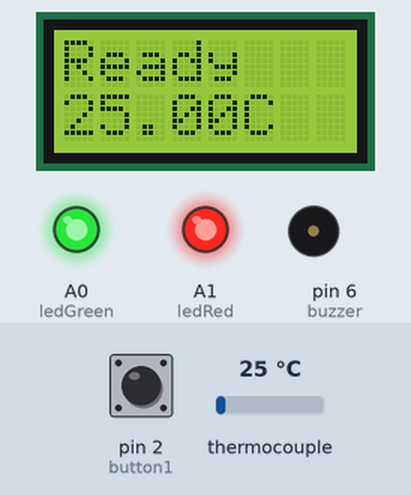
This sketch was run on a simulated Arduino Uno, built with avr-gcc and run on an emulated ATmega328P. Shown: 8×2 character LCD, output pins drawn as LEDs (lit = HIGH), buzzer (waves = sounding, pin HIGH). Dashed ring = blinking. The test bench sets the inputs (shaded band); at power-on: pin 2 (button1) HIGH, thermocouple 25 °C. Pins used as bus, display or sensor lines are not drawn; what the sketch prints to the serial monitor is not drawn.

Above: at 3.7 s.
3.8 s: pin 2 (button1) pulled LOW for 0.15 s
At 6.3 s:
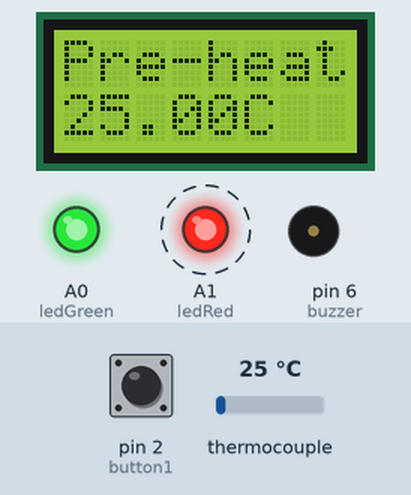
8.0 s: thermocouple set to 144 °C
At 8.9 s:
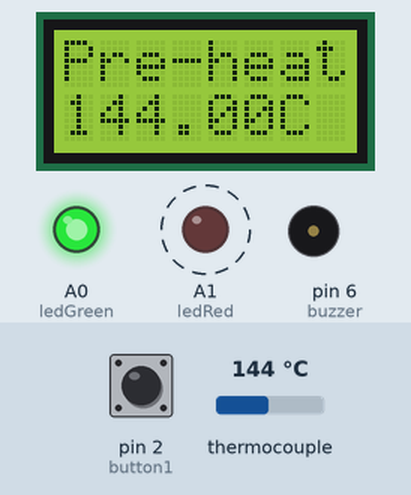
11.0 s: thermocouple set to 155 °C
At 13.8 s:
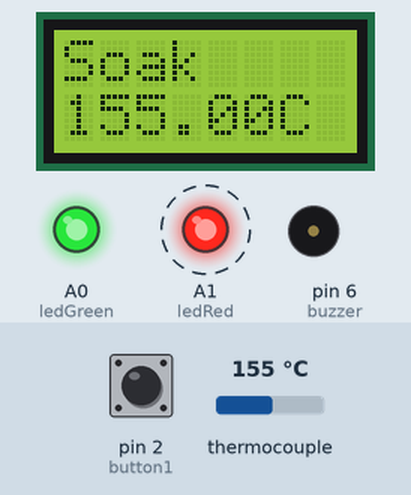
15.0 s: pin 2 (button1) pulled LOW for 1 s
At 17.2 s:
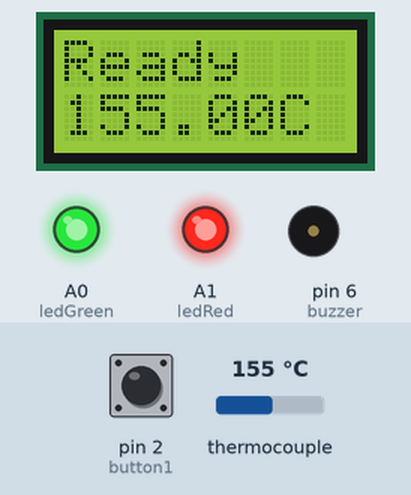
18.0 s: thermocouple set to 6 °C
At 20.0 s:
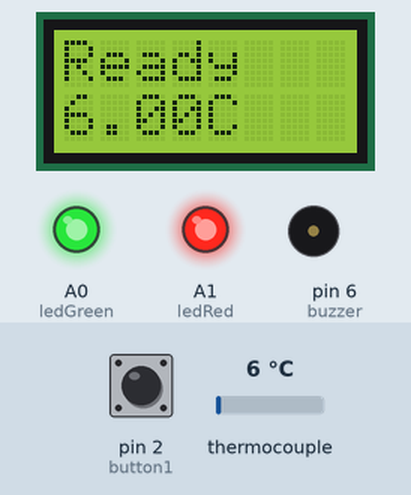
Timing chart, 0 to 21.0 s (numbered marks = the images above; inputs shaded):
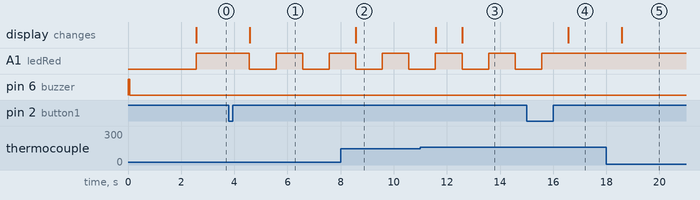

The sketch:

Oven_Control.ino
```cpp
#include <LiquidCrystal.h>
#include <max6675.h>
#include <PID_v1.h>

// ***** TYPE DEFINITIONS *****
typedef enum REFLOW_STATE{
    REFLOW_STATE_IDLE,
    REFLOW_STATE_PREHEAT,
    REFLOW_STATE_SOAK,
    REFLOW_STATE_REFLOW,
    REFLOW_STATE_COOL,
    REFLOW_STATE_COMPLETE,
    REFLOW_STATE_ERROR
} reflowState_t;

typedef enum REFLOW_STATUS{
    REFLOW_STATUS_OFF,
    REFLOW_STATUS_ON
} reflowStatus_t;

typedef enum DEBOUNCE_STATE{
    DEBOUNCE_STATE_IDLE,
    DEBOUNCE_STATE_CHECK,
    DEBOUNCE_STATE_RELEASE
} debounceState_t;

// ***** CONSTANTS *****
#define TEMPERATURE_ROOM 50
#define TEMPERATURE_SOAK_MIN 150
#define TEMPERATURE_SOAK_MAX 200
#define TEMPERATURE_REFLOW_MAX 250
#define TEMPERATURE_COOL_MIN 100
#define SENSOR_SAMPLING_TIME 1000
#define SOAK_TEMPERATURE_STEP 5
#define SOAK_MICRO_PERIOD 9000
#define DEBOUNCE_PERIOD_MIN 50
#define THERMOCOUPLE_DISCONNECTED 10000

// ***** PID PARAMETERS *****
// ***** PRE-HEAT STAGE *****
#define PID_KP_PREHEAT 300
#define PID_KI_PREHEAT 0.05
#define PID_KD_PREHEAT 400

// ***** SOAKING STAGE *****
#define PID_KP_SOAK 300
#define PID_KI_SOAK 0.05
#define PID_KD_SOAK 250

// ***** REFLOW STAGE *****
#define PID_KP_REFLOW 300
#define PID_KI_REFLOW 0.05
#define PID_KD_REFLOW 350
#define PID_SAMPLE_TIME 1000

// ***** LCD MESSAGES *****
const char* lcdMessagesReflowStatus[] = {
    "Ready",
    "Pre-heat",
    "Soak",
    "Reflow",
    "Cool",
    "Complete",
    "Error"
};

// ***** DEGREE SYMBOL FOR LCD *****
unsigned char degree[8]  = {140,146,146,140,128,128,128,128};

// ***** PIN ASSIGNMENT *****
int ssr = 5;
int thermocoupleSO = A5;
int thermocoupleCS = A4;
int thermocoupleCLK = A3;
int lcdRs = 7;
int lcdE = 8;
int lcdD4 = 9;
int lcdD5 = 10;
int lcdD6 = 11;
int lcdD7 = 12;
int ledRed = A1;
int ledGreen = A0;
int buzzer = 6;
int button1 = 2;
int button2 = 3;

// ***** PID CONTROL VARIABLES *****
double setpoint;
double input;
double output;
double kp = PID_KP_PREHEAT;
double ki = PID_KI_PREHEAT;
double kd = PID_KD_PREHEAT;
int windowSize;
unsigned long windowStartTime;
unsigned long nextCheck;
unsigned long nextRead;
unsigned long timerSoak;
unsigned long buzzerPeriod;

reflowState_t reflowState;															// Reflow oven controller state machine state variable
reflowStatus_t reflowStatus;														// Reflow oven controller status
debounceState_t debounceState;														// Button debounce state machine state variable
long lastDebounceTime;																// Button debounce timer
boolean buttonPressStatus;															// Button press status
int timerSeconds;																	// Seconds timer

PID reflowOvenPID(&input, &output, &setpoint, kp, ki, kd, DIRECT);					// Specify PID control interface
LiquidCrystal lcd(lcdRs, lcdE, lcdD4, lcdD5, lcdD6, lcdD7);							// Specify LCD interface
MAX6675 thermocouple(thermocoupleCLK, thermocoupleCS, thermocoupleSO);				// Specify MAX6675 thermocouple interface


void setup()
{
    digitalWrite(ssr, LOW);
    pinMode(ssr, OUTPUT);															// SSR pin initialization to ensure reflow oven is off

    digitalWrite(buzzer, LOW);
    pinMode(buzzer, OUTPUT);														// Buzzer pin initialization to ensure annoying buzzer is off

    digitalWrite(ledRed, LOW);														// LED pins initialization and turn on upon start-up (active low)
    digitalWrite(ledGreen, LOW);
    pinMode(ledRed, OUTPUT);
    pinMode(ledGreen, OUTPUT);

    pinMode(button1, INPUT);														// Push button pins initialization
    pinMode(button2, INPUT);

    digitalWrite(buzzer, HIGH);														// Start-up splash
    lcd.begin(8, 2);
    lcd.createChar(0, degree);
    lcd.clear();
    lcd.print("Reflow");
    lcd.setCursor(0, 1);
    lcd.print("Oven V1");
    digitalWrite(buzzer, LOW);
    delay(2500);
    lcd.clear();

    Serial.begin(57600);															// Serial communication at 57600 bps

    digitalWrite(ledRed, HIGH);														// Turn off LED (active low)
    digitalWrite(ledGreen, HIGH);

    windowSize = 2000;																// Set window size
    nextCheck = millis();															// Initialize time keeping variable
    nextRead = millis();															// Initialize thermocouple reading varible
}

void loop()
{
    unsigned long now;																// Current time

    if (millis() > nextRead)														// Time to read thermocouple?
    {

        nextRead += SENSOR_SAMPLING_TIME;											// Read thermocouple next sampling period
        input = thermocouple.readCelsius();											// Read current temperature

        if (input == THERMOCOUPLE_DISCONNECTED)										// If thermocouple is not connected
        {
            reflowState = REFLOW_STATE_ERROR;										// Illegal operation without thermocouple
            reflowStatus = REFLOW_STATUS_OFF;
        }
    }

    if (millis() > nextCheck)
    {
        nextCheck += 1000;										       				// Check input in the next seconds

        if (reflowStatus == REFLOW_STATUS_ON)								        // If reflow process is on going
        {
            digitalWrite(ledRed, !(digitalRead(ledRed)));							// Toggle red LED as system heart beat
            timerSeconds++;															// Increase seconds timer for reflow curve analysis
            Serial.print(timerSeconds);												// Send temperature and time stamp to serial
            Serial.print(" ");
            Serial.print(setpoint);
            Serial.print(" ");
            Serial.print(input);
            Serial.print(" ");
            Serial.println(output);
        }
        else
        {
            // Turn off red LED
            digitalWrite(ledRed, HIGH);
        }

        lcd.clear();																// Clear LCD
        lcd.print(lcdMessagesReflowStatus[reflowState]);					        // Print current system state
        lcd.setCursor(0, 1);												        // Move the cursor to the 2 line

        if (reflowState == REFLOW_STATE_ERROR)								        // If currently in error state
        {
            lcd.print("No TC!");										            // No thermocouple wire connected
        }
        else
        {
            lcd.print(input);											            // Print current temperature
            lcd.print("C ");            											// Print degree Celsius symbol
        }
    }

    switch (reflowState)															// Reflow oven controller state machine
    {
        case REFLOW_STATE_IDLE:

            if (buttonPressStatus)													// If button is pressed to start reflow process
            {

                if (input <= TEMPERATURE_ROOM)										// Ensure current temperature is comparable to room temperature
                {
                    Serial.println("Time Setpoint Input Output");					// Send header for CSV file
                    timerSeconds = 0;												// Intialize seconds timer for serial debug information
                    windowStartTime = millis();										// Initialize PID control window starting time
                    setpoint = TEMPERATURE_SOAK_MIN;								// Ramp up to minimum soaking temperature
                    reflowOvenPID.SetOutputLimits(0, windowSize);					// Tell the PID to range between 0 and the full window size
                    reflowOvenPID.SetSampleTime(PID_SAMPLE_TIME);
                    reflowOvenPID.SetMode(AUTOMATIC);								// Turn the PID on
                    reflowState = REFLOW_STATE_PREHEAT;								// Proceed to preheat stage
                }
            }
            break;

        case REFLOW_STATE_PREHEAT:
            reflowStatus = REFLOW_STATUS_ON;

            if (input >= TEMPERATURE_SOAK_MIN)										// If minimum soak temperature is achieve
            {
                timerSoak = millis() + SOAK_MICRO_PERIOD;							// Chop soaking period into smaller sub-period
                reflowOvenPID.SetTunings(PID_KP_SOAK, PID_KI_SOAK, PID_KD_SOAK);	// Set less agressive PID parameters for soaking ramp
                setpoint = TEMPERATURE_SOAK_MIN + SOAK_TEMPERATURE_STEP;   			// Ramp up to first section of soaking temperature
                reflowState = REFLOW_STATE_SOAK; 									// Proceed to soaking state
            }
            break;

        case REFLOW_STATE_SOAK:

            if (millis() > timerSoak)												// If micro soak temperature is achieved
            {
                timerSoak = millis() + SOAK_MICRO_PERIOD;
                setpoint += SOAK_TEMPERATURE_STEP;									// Increment micro setpoint
                if (setpoint > TEMPERATURE_SOAK_MAX)
                {
                    // Set agressive PID parameters for reflow ramp
                    reflowOvenPID.SetTunings(PID_KP_REFLOW, PID_KI_REFLOW, PID_KD_REFLOW);
                    // Ramp up to first section of soaking temperature
                    setpoint = TEMPERATURE_REFLOW_MAX;
                    // Proceed to reflowing state
                    reflowState = REFLOW_STATE_REFLOW;
                }
            }
            break;

        case REFLOW_STATE_REFLOW:
																					// We need to avoid hovering at peak temperature for too long
																					// Crude method that works like a charm and safe for the components
            if (input >= (TEMPERATURE_REFLOW_MAX - 5))
            {
                reflowOvenPID.SetTunings(PID_KP_REFLOW, PID_KI_REFLOW, PID_KD_REFLOW);	// Set PID parameters for cooling ramp
                setpoint = TEMPERATURE_COOL_MIN;									// Ramp down to minimum cooling temperature
                reflowState = REFLOW_STATE_COOL; 									// Proceed to cooling state
            }
            break;

        case REFLOW_STATE_COOL:

            if (input <= TEMPERATURE_COOL_MIN)										// If minimum cool temperature is achieve
            {
                buzzerPeriod = millis() + 1000;										// Retrieve current time for buzzer usage
                digitalWrite(ledGreen, LOW);										// Turn on buzzer and green LED to indicate completion
                digitalWrite(buzzer, HIGH);
                reflowStatus = REFLOW_STATUS_OFF;									// Turn off reflow process
                reflowState = REFLOW_STATE_COMPLETE; 								// Proceed to reflow Completion state
            }
            break;

        case REFLOW_STATE_COMPLETE:
            if (millis() > buzzerPeriod)
            {
                digitalWrite(buzzer, LOW);											// Turn off buzzer and green LED
                digitalWrite(ledGreen, HIGH);
                reflowState = REFLOW_STATE_IDLE; 									// Reflow process ended
            }
            break;

        case REFLOW_STATE_ERROR:

            if (input == THERMOCOUPLE_DISCONNECTED)									// If thermocouple is still not connected
            {
                reflowState = REFLOW_STATE_ERROR;									// Wait until thermocouple wire is connected
            }
            else
            {
                reflowState = REFLOW_STATE_IDLE;									// Clear to perform reflow process
            }
            break;
    }

    if (buttonPressStatus == true)													// If button is pressed
    {

        if (reflowStatus == REFLOW_STATUS_ON)										// If currently reflow process is on going // Button press is for cancelling
        {
            reflowStatus = REFLOW_STATUS_OFF;										// Turn off reflow process
            reflowState = REFLOW_STATE_IDLE;										// Reinitialize state machine
        }
    }

    switch (debounceState)														    // Simple button debounce state machine (for button #1 only)
    {
        case DEBOUNCE_STATE_IDLE:													// TO DO: To be replaced with interrupt version in next revision

            buttonPressStatus = false;												// No valid button press

            if (digitalRead(button1) == LOW)										// If button #1 is pressed
            {
                lastDebounceTime = millis();										// Intialize debounce counter
                debounceState = DEBOUNCE_STATE_CHECK;								// Proceed to check validity of button press
            }
            break;

        case DEBOUNCE_STATE_CHECK:

            if (digitalRead(button1) == LOW)										// If button #1 is still pressed
            {

                if ((millis() - lastDebounceTime) > DEBOUNCE_PERIOD_MIN)			// If minimum debounce period is completed
                {
                    debounceState = DEBOUNCE_STATE_RELEASE;							// Proceed to wait for button release
                }
            }

            else														            // False trigger
            {
                debounceState = DEBOUNCE_STATE_IDLE;                				// Reinitialize button debounce state machine
            }
            break;

        case DEBOUNCE_STATE_RELEASE:
            if (digitalRead(button1) == HIGH)
            {
                // Valid button press
                buttonPressStatus = true;
                // Reinitialize button debounce state machine
                debounceState = DEBOUNCE_STATE_IDLE;
            }
            break;
    }

    if (reflowStatus == REFLOW_STATUS_ON)											// PID computation and SSR control
    {

        now = millis();														        //unsigned long now;

        reflowOvenPID.Compute();

        if((now - windowStartTime) > windowSize)
        {
            windowStartTime += windowSize;								            // Time to shift the Relay Window
        }
        if(output > (now - windowStartTime)) digitalWrite(ssr, HIGH);
        else digitalWrite(ssr, LOW);
    }

    else																		    // Reflow oven process is off, ensure oven is off
    {
        digitalWrite(ssr, LOW);
    }
}
```

Measured:
- the behaviour switches between 149 and 150 °C on thermocouple (found by bisection; images 2 and 3)
- after the input at 3.8 s, A1 (ledRed): alternates HIGH for 1.0 s and LOW for 1.0 s, starting after 0.77 s; the display: changes after 0.78 s (image 1)
- after the input at 8.0 s, the display: changes after 0.58 s (image 2)
- after the input at 11.0 s, the display: first changes after 0.58 s (image 3 shows a later state)
- after the input at 15.0 s, A1 (ledRed): goes on until 15.6 s, then stays HIGH; the display: changes after 1.6 s (image 4)
- after the input at 18.0 s, the display: changes after 0.58 s (image 5)
